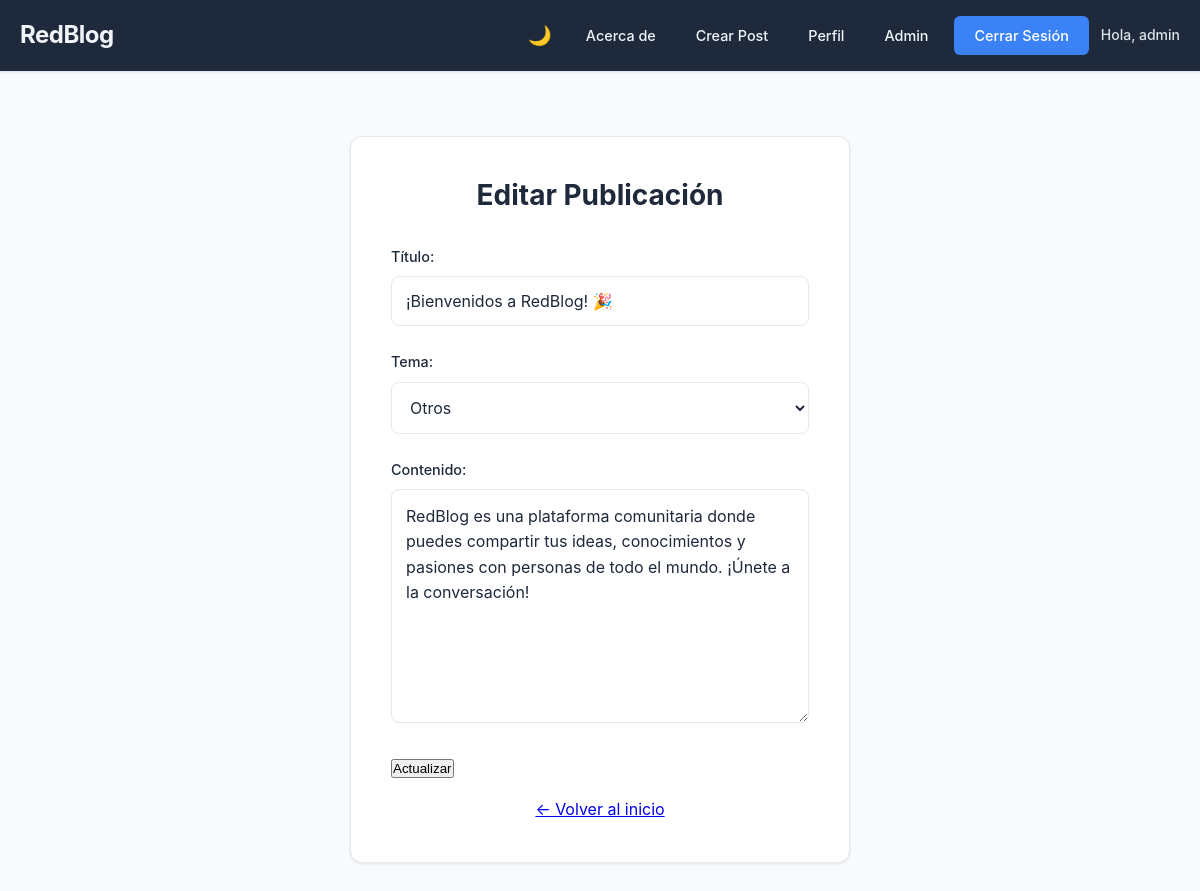
The app's page /redblog/frontend/pages/edit-post.php?id=1 (signed in) with its own data.
### tables this page shows
CREATE TABLE `posts` (
  `id` int(11) NOT NULL,
  `title` varchar(255) NOT NULL,
  `content` text NOT NULL,
  `author_id` int(11) NOT NULL,
  `theme` enum('Ciencia y Tecnologia','Programacion','Videojuegos','Musica','Cine y Television','Deporte','Otros') DEFAULT 'Otros',
  `upvotes` int(11) DEFAULT 0,
  `downvotes` int(11) DEFAULT 0,
  `comment_count` int(11) DEFAULT 0,
  `is_public` tinyint(1) DEFAULT 1,
  `created_at` timestamp NOT NULL DEFAULT current_timestamp(),
  `updated_at` timestamp NOT NULL DEFAULT current_timestamp() ON UPDATE current_timestamp()
);

CREATE TABLE `users` (
  `id` int(11) NOT NULL,
  `username` varchar(50) NOT NULL,
  `email` varchar(100) NOT NULL,
  `password` varchar(255) NOT NULL,
  `role` enum('user','admin') DEFAULT 'user',
  `is_active` tinyint(1) DEFAULT 1,
  `created_at` timestamp NOT NULL DEFAULT current_timestamp(),
  `preferred_theme` enum('Ciencia y Tecnologia','Programacion','Videojuegos','Musica','Cine y Television','Deporte','Otros') DEFAULT 'Otros',
  `country` varchar(100) DEFAULT 'No especificado',
  `bio` text DEFAULT NULL,
  `avatar_url` varchar(500) DEFAULT NULL
);

### redblog/frontend/config.php (called while the page is built, shortened)
<?php
function url($path = '') {
    $base = BASE_URL;
    return $base . $path;
}
function asset($path) {
    return BASE_URL . $path;
}
?>

### redblog/backend/models/Post.php (called while the page is built, shortened)
<?php
class Post {
    private $conn;
    private $table_name = "posts";
    public $id;
    public function __construct($db) {
        $this->conn = $db;
    }
    public function readOne() {
        $query = "SELECT p.*, u.username as author_name
                 FROM " . $this->table_name . " p
                 LEFT JOIN users u ON p.author_id = u.id
                 WHERE p.id = ? LIMIT 0,1";
        $stmt = $this->conn->prepare($query);
        $stmt->bindParam(1, $this->id);
        $stmt->execute();
        if($stmt->rowCount() > 0) {
            $row = $stmt->fetch(PDO::FETCH_ASSOC);
            $this->id = $row['id'];
            $this->title = $row['title'];
            $this->content = $row['content'];
            $this->theme = $row['theme'];
            return true;
        }
        return false;
    }
}
?>

### redblog/frontend/pages/edit-post.php (the view, shortened to what this page needs)
<?php
include_once '../config.php';
include_once '../../backend/models/Post.php';
$error = '';
$success = '';
$post_id = $_GET['id'] ?? null;
try {
    $database = new Database();
    $db = $database->getConnection();
    $post = new Post($db);
    $post->id = $post_id;
    if(!$post->readOne()) {
        $error = 'Post no encontrado';
    }
} catch(Exception $e) {
    $error = 'Error: ' . $e->getMessage();
}
?>
<!DOCTYPE html>
<html lang="es">
<head>
    <link rel="stylesheet" href="<?php echo asset('/css/style.css'); ?>">
</head>
<body>
    <?php include '../includes/navbar.php'; ?>
    <div class="container">
        <div class="form-container">
            <div class="form">
                <h2 class="form-title">Editar Publicación</h2>
                <?php if($success): ?>
                    <div class="success-message">
                        ✅ <?php echo $success; ?>
                        <p>Redirigiendo al inicio...</p>
                    </div>
                <?php else: ?>
                <?php if(!$error): ?>
                <form method="POST" action="">
                    <div class="form-group">
                        <label for="title">Título:</label>
                        <input type="text" id="title" name="title" class="form-input"
                               placeholder="Escribe un título llamativo" required
                               value="<?php echo htmlspecialchars($post->title); ?>">
                    </div>
                    <div class="form-group">
                        <label for="theme">Tema:</label>
                        <select id="theme" name="theme" class="form-input" required>
                            <?php
                            $themes = [
                                'Ciencia y Tecnologia', 'Libros', 'Programacion', 'Videojuegos',
                                'Musica', 'Cine y Television', 'Deportes', 'Otros'
                            ];
                            foreach($themes as $theme_option) {
                                $selected = $theme_option == $post->theme ? 'selected' : '';
                                echo "<option value='$theme_option' $selected>" . ucfirst($theme_option) . "</option>";
                            }
                            ?>
                        </select>
                    </div>
                    <div class="form-group">
                        <label for="content">Contenido:</label>
                        <textarea id="content" name="content" class="form-input"
                                  placeholder="Escribe el contenido de tu publicación..."
                                  rows="8" required><?php echo htmlspecialchars($post->content); ?></textarea>
                    </div>
                    <button type="submit" class="form-button">
                        Actualizar
                    </button>
                    <div style="text-align: center; margin-top: 1rem;">
                        <a href="<?php echo url('/index.php'); ?>" class="text-link">← Volver al inicio</a>
                    </div>
                </form>
                <?php endif; ?>
                <?php endif; ?>
            </div>
        </div>
    </div>
</body>
</html>

### redblog/frontend/includes/navbar.php (shortened to what this page needs)
<?php
$current_user = isset($_SESSION['user']) ? $_SESSION['user'] : null;
?>
<nav class="navbar">
    <div class="nav-container">
        <a href="<?php echo url('/index.php'); ?>" class="nav-logo">RedBlog</a>
        <div class="nav-links">
            <button class="theme-toggle" id="themeToggle" title="Cambiar tema">
            </button>
            <a href="<?php echo url('/pages/about.php'); ?>" class="nav-link">Acerca de</a>
            <?php if($current_user): ?>
                <a href="<?php echo url('/pages/create-post.php'); ?>" class="nav-link">Crear Post</a>
                <a href="<?php echo url('/pages/profile.php'); ?>" class="nav-link">Perfil</a>
                <?php if($current_user['role'] === 'admin'): ?>
                    <a href="<?php echo url('/pages/admin.php'); ?>" class="nav-link">Admin</a>
                <?php endif; ?>
                <a href="<?php echo url('/logout.php'); ?>" class="nav-button">Cerrar Sesión</a>
                <span class="user-welcome">Hola, <?php echo htmlspecialchars($current_user['username']); ?></span>
            <?php else: ?>
                <a href="<?php echo url('/pages/login.php'); ?>" class="nav-link">Iniciar Sesión</a>
                <a href="<?php echo url('/pages/register.php'); ?>" class="nav-button">Registrarse</a>
            <?php endif; ?>
        </div>
    </div>
</nav>

### redblog/frontend/css/style.css (style rules this page uses)
:root { --bg-primary: #f8fafc; --bg-secondary: #ffffff; --text-primary: #1e293b; --text-secondary: #475569; --text-muted: #64748b; --accent-primary: #3b82f6; --accent-secondary: #2563eb; --border-color: #e2e8f0; --shadow: 0 1px 3px rgba(0, 0, 0, 0.08); --shadow-hover: 0 4px 12px rgba(0, 0, 0, 0.12); --nav-bg: #1e293b; --nav-text: #f1f5f9; --error-bg: #fef2f2; --error-text: #dc2626; --success-bg: #f0fdf4; --success-text: #16a34a; --warning-bg: #fffbeb; --warning-text: #d97706; --ciencia-tec: #0ea5e9; --programacion: #10b981; --videojuegos: #8b5cf6; --musica: #ec4899; --cine-tv: #f59e0b; --deporte: #84cc16; --otros: #6b7280; }
* { margin: 0; padding: 0; box-sizing: border-box; }
html { font-size: 16px; scroll-behavior: smooth; }
body { font-family: 'Inter', -apple-system, BlinkMacSystemFont, 'Segoe UI', Roboto, Oxygen, Ubuntu, sans-serif; background-color: var(--bg-primary); color: var(--text-primary); line-height: 1.6; min-height: 100vh; -webkit-font-smoothing: antialiased; -moz-osx-font-smoothing: grayscale; }
h1, h2, h3, h4, h5, h6 { font-weight: 600; line-height: 1.3; color: var(--text-primary); }
h2 { font-size: 2rem; }
.navbar { background: var(--nav-bg) !important; color: var(--nav-text); padding: 1rem 0; box-shadow: var(--shadow); position: sticky; top: 0; z-index: 1000; border-bottom: 1px solid var(--border-color); }
.nav-container { max-width: 1200px; margin: 0 auto; padding: 0 1.25rem; display: flex; justify-content: space-between; align-items: center; }
.nav-logo { font-size: 1.5rem; font-weight: 700; text-decoration: none; color: var(--nav-text); letter-spacing: -0.5px; }
.nav-links { display: flex; align-items: center; gap: 0.75rem; }
.nav-link { color: var(--nav-text); text-decoration: none; padding: 0.5rem 0.875rem; border-radius: 6px; font-size: 0.9rem; font-weight: 500; transition: all 0.2s; }
.nav-button { background: var(--accent-primary); color: white; padding: 0.5rem 1.25rem; border-radius: 6px; text-decoration: none; border: none; cursor: pointer; transition: all 0.3s; font-size: 0.9rem; font-weight: 500; }
.theme-toggle { background: none; border: none; color: var(--nav-text); font-size: 1.2rem; cursor: pointer; padding: 0.5rem; border-radius: 6px; transition: background 0.2s; }
.user-welcome { color: var(--nav-text); opacity: 0.9; font-size: 0.875rem; font-weight: 500; }
.container { max-width: 1200px; margin: 2rem auto; padding: 0 1.25rem; }
.form-container { min-height: 80vh; display: flex; align-items: center; justify-content: center; padding: 2rem 1rem; }
.form { background: var(--bg-secondary); padding: 2.5rem; border-radius: 12px; box-shadow: var(--shadow); width: 100%; max-width: 500px; border: 1px solid var(--border-color); }
.form-title { font-size: 1.75rem; font-weight: 700; text-align: center; margin-bottom: 2rem; color: var(--text-primary); }
.form-group { margin-bottom: 1.5rem; }
.form-group label { display: block; margin-bottom: 0.5rem; color: var(--text-primary); font-weight: 500; font-size: 0.9rem; }
.form-input { width: 100%; padding: 0.875rem; border: 1px solid var(--border-color); border-radius: 8px; font-size: 1rem; background: var(--bg-secondary); color: var(--text-primary); transition: border-color 0.2s, box-shadow 0.2s; font-family: inherit; }
textarea.form-input { resize: vertical; min-height: 150px; line-height: 1.6; }
select.form-input { cursor: pointer; }

### records on screen
posts: author.username "admin", title "¡Bienvenidos a RedBlog! 🎉", content "RedBlog es una plataforma comunitaria donde puedes compartir tus ideas, conocimientos y pasiones con personas de todo el mundo. ¡Únete a la conversación!"

### other values on screen
form field theme "Otros"
